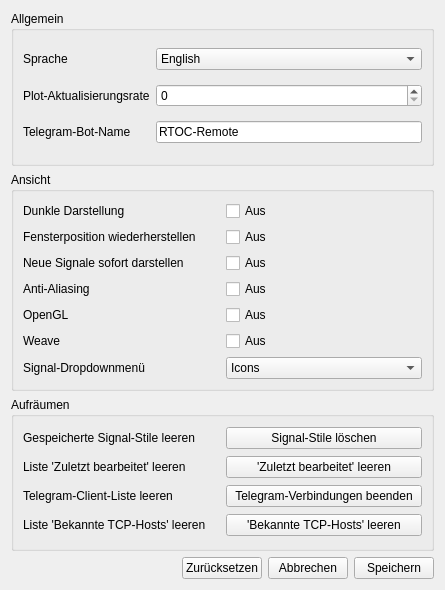
<?xml version="1.0" encoding="UTF-8"?>
<ui version="4.0">
 <class>Form</class>
 <widget class="QWidget" name="Form">
  <property name="geometry">
   <rect>
    <x>0</x>
    <y>0</y>
    <width>445</width>
    <height>590</height>
   </rect>
  </property>
  <property name="windowTitle">
   <string>Einstellungen</string>
  </property>
  <layout class="QVBoxLayout" name="verticalLayout">
   <item>
    <widget class="QGroupBox" name="groupBox">
     <property name="title">
      <string>Allgemein</string>
     </property>
     <layout class="QGridLayout" name="gridLayout">
      <item row="3" column="1">
       <widget class="QSpinBox" name="refreshRateSpinBox"/>
      </item>
      <item row="3" column="0">
       <widget class="QLabel" name="label_4">
        <property name="text">
         <string>Plot-Aktualisierungsrate</string>
        </property>
       </widget>
      </item>
      <item row="4" column="0">
       <widget class="QLabel" name="label_5">
        <property name="text">
         <string>Telegram-Bot-Name</string>
        </property>
       </widget>
      </item>
      <item row="4" column="1">
       <widget class="QLineEdit" name="telegramNameLineEdit">
        <property name="text">
         <string>RTOC-Remote</string>
        </property>
       </widget>
      </item>
      <item row="0" column="0">
       <widget class="QLabel" name="label">
        <property name="text">
         <string>Sprache</string>
        </property>
       </widget>
      </item>
      <item row="0" column="1">
       <widget class="QComboBox" name="languageComboBox">
        <item>
         <property name="text">
          <string>English</string>
         </property>
        </item>
        <item>
         <property name="text">
          <string>Deutsch</string>
         </property>
        </item>
       </widget>
      </item>
     </layout>
    </widget>
   </item>
   <item>
    <widget class="QGroupBox" name="groupBox_3">
     <property name="title">
      <string>Ansicht</string>
     </property>
     <layout class="QGridLayout" name="gridLayout_3">
      <item row="2" column="0">
       <widget class="QLabel" name="label_10">
        <property name="text">
         <string>Neue Signale sofort darstellen</string>
        </property>
       </widget>
      </item>
      <item row="6" column="0">
       <widget class="QLabel" name="label_9">
        <property name="text">
         <string>Signal-Dropdownmenü</string>
        </property>
       </widget>
      </item>
      <item row="6" column="1">
       <widget class="QComboBox" name="signalDropDownComboBox">
        <item>
         <property name="text">
          <string>Icons</string>
         </property>
        </item>
        <item>
         <property name="text">
          <string>Text</string>
         </property>
        </item>
       </widget>
      </item>
      <item row="4" column="1">
       <widget class="QCheckBox" name="openGLCheckBox">
        <property name="text">
         <string>Aus</string>
        </property>
       </widget>
      </item>
      <item row="4" column="0">
       <widget class="QLabel" name="label_12">
        <property name="text">
         <string>OpenGL</string>
        </property>
       </widget>
      </item>
      <item row="2" column="1">
       <widget class="QCheckBox" name="autoShowCheckBox">
        <property name="text">
         <string>Aus</string>
        </property>
       </widget>
      </item>
      <item row="3" column="1">
       <widget class="QCheckBox" name="antialiasingCheckBox">
        <property name="text">
         <string>Aus</string>
        </property>
       </widget>
      </item>
      <item row="3" column="0">
       <widget class="QLabel" name="label_11">
        <property name="text">
         <string>Anti-Aliasing</string>
        </property>
       </widget>
      </item>
      <item row="5" column="1">
       <widget class="QCheckBox" name="weaveCheckBox">
        <property name="text">
         <string>Aus</string>
        </property>
       </widget>
      </item>
      <item row="5" column="0">
       <widget class="QLabel" name="label_13">
        <property name="text">
         <string>Weave</string>
        </property>
       </widget>
      </item>
      <item row="0" column="0">
       <widget class="QLabel" name="label_8">
        <property name="text">
         <string>Dunkle Darstellung</string>
        </property>
       </widget>
      </item>
      <item row="0" column="1">
       <widget class="QCheckBox" name="darkmodeCheckBox">
        <property name="text">
         <string>Aus</string>
        </property>
       </widget>
      </item>
      <item row="1" column="0">
       <widget class="QLabel" name="label_14">
        <property name="text">
         <string>Fensterposition wiederherstellen</string>
        </property>
       </widget>
      </item>
      <item row="1" column="1">
       <widget class="QCheckBox" name="restoreWidgetPositionCheckBox">
        <property name="text">
         <string>Aus</string>
        </property>
       </widget>
      </item>
     </layout>
    </widget>
   </item>
   <item>
    <widget class="QGroupBox" name="groupBox_2">
     <property name="title">
      <string>Aufräumen</string>
     </property>
     <layout class="QGridLayout" name="gridLayout_2">
      <item row="0" column="0">
       <widget class="QLabel" name="label_2">
        <property name="text">
         <string>Gespeicherte Signal-Stile leeren</string>
        </property>
       </widget>
      </item>
      <item row="1" column="0">
       <widget class="QLabel" name="label_3">
        <property name="text">
         <string>Liste 'Zuletzt bearbeitet' leeren</string>
        </property>
       </widget>
      </item>
      <item row="0" column="1">
       <widget class="QPushButton" name="clearSignalStylesButton">
        <property name="text">
         <string>Signal-Stile löschen</string>
        </property>
       </widget>
      </item>
      <item row="2" column="1">
       <widget class="QPushButton" name="clearTelegramClientListButton">
        <property name="text">
         <string>Telegram-Verbindungen beenden</string>
        </property>
       </widget>
      </item>
      <item row="2" column="0">
       <widget class="QLabel" name="label_6">
        <property name="text">
         <string>Telegram-Client-Liste leeren</string>
        </property>
       </widget>
      </item>
      <item row="1" column="1">
       <widget class="QPushButton" name="clearLastEditedListButton">
        <property name="text">
         <string>'Zuletzt bearbeitet' leeren</string>
        </property>
       </widget>
      </item>
      <item row="3" column="0">
       <widget class="QLabel" name="label_7">
        <property name="text">
         <string>Liste 'Bekannte TCP-Hosts' leeren</string>
        </property>
       </widget>
      </item>
      <item row="3" column="1">
       <widget class="QPushButton" name="clearTCPHostListButton">
        <property name="text">
         <string>'Bekannte TCP-Hosts' leeren</string>
        </property>
       </widget>
      </item>
     </layout>
    </widget>
   </item>
   <item>
    <layout class="QHBoxLayout" name="horizontalLayout">
     <item>
      <spacer name="horizontalSpacer">
       <property name="orientation">
        <enum>Qt::Horizontal</enum>
       </property>
       <property name="sizeHint" stdset="0">
        <size>
         <width>40</width>
         <height>20</height>
        </size>
       </property>
      </spacer>
     </item>
     <item>
      <widget class="QPushButton" name="resetButton">
       <property name="text">
        <string>Zurücksetzen</string>
       </property>
      </widget>
     </item>
     <item>
      <widget class="QPushButton" name="abortButton">
       <property name="text">
        <string>Abbrechen</string>
       </property>
      </widget>
     </item>
     <item>
      <widget class="QPushButton" name="saveButton">
       <property name="text">
        <string>Speichern</string>
       </property>
      </widget>
     </item>
    </layout>
   </item>
  </layout>
 </widget>
 <resources/>
 <connections/>
</ui>
